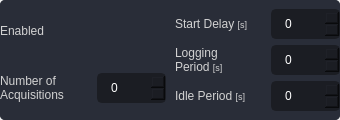
<?xml version="1.0" encoding="UTF-8"?>
<ui version="4.0">
 <class>widget_auto_mode</class>
 <widget class="QWidget" name="widget_auto_mode">
  <property name="geometry">
   <rect>
    <x>0</x>
    <y>0</y>
    <width>340</width>
    <height>120</height>
   </rect>
  </property>
  <property name="minimumSize">
   <size>
    <width>0</width>
    <height>0</height>
   </size>
  </property>
  <property name="windowTitle">
   <string>Form</string>
  </property>
  <property name="styleSheet">
   <string notr="true">color: rgb(210, 210, 210);</string>
  </property>
  <layout class="QVBoxLayout" name="verticalLayout">
   <property name="spacing">
    <number>0</number>
   </property>
   <property name="leftMargin">
    <number>0</number>
   </property>
   <property name="topMargin">
    <number>0</number>
   </property>
   <property name="rightMargin">
    <number>0</number>
   </property>
   <property name="bottomMargin">
    <number>0</number>
   </property>
   <item>
    <widget class="QFrame" name="frame_auto_mode">
     <property name="sizePolicy">
      <sizepolicy hsizetype="Preferred" vsizetype="Preferred">
       <horstretch>0</horstretch>
       <verstretch>0</verstretch>
      </sizepolicy>
     </property>
     <property name="minimumSize">
      <size>
       <width>0</width>
       <height>120</height>
      </size>
     </property>
     <property name="maximumSize">
      <size>
       <width>16777215</width>
       <height>120</height>
      </size>
     </property>
     <property name="styleSheet">
      <string notr="true">background-color: rgb(41, 45, 56);
border-radius: 5px;
</string>
     </property>
     <property name="frameShape">
      <enum>QFrame::NoFrame</enum>
     </property>
     <property name="frameShadow">
      <enum>QFrame::Raised</enum>
     </property>
     <layout class="QVBoxLayout" name="verticalLayout_2">
      <property name="leftMargin">
       <number>0</number>
      </property>
      <property name="topMargin">
       <number>0</number>
      </property>
      <property name="rightMargin">
       <number>0</number>
      </property>
      <property name="bottomMargin">
       <number>0</number>
      </property>
      <item>
       <widget class="QFrame" name="frame_contents">
        <property name="enabled">
         <bool>true</bool>
        </property>
        <property name="minimumSize">
         <size>
          <width>0</width>
          <height>0</height>
         </size>
        </property>
        <property name="cursor">
         <cursorShape>ArrowCursor</cursorShape>
        </property>
        <property name="styleSheet">
         <string notr="true">QSpinBox {
    color: rgb(255,255,255);
    background-color: rgb(27, 29, 35);
    border-radius: 5px;
    border: 2px solid rgb(27, 29, 35);
    padding-left: 10px;
}
QSpinBox:hover {
    border: 2px solid rgb(58, 66, 81);
}
QSpinBox:focus {
    border: 2px solid rgb(91, 101, 124);
}
QSpinBox:disabled {
    color: rgb(60,60,60);
	border: 2px solid rgb(32, 32, 32);
}</string>
        </property>
        <property name="frameShadow">
         <enum>QFrame::Raised</enum>
        </property>
        <layout class="QHBoxLayout" name="horizontalLayout_4">
         <property name="spacing">
          <number>9</number>
         </property>
         <property name="leftMargin">
          <number>0</number>
         </property>
         <property name="topMargin">
          <number>6</number>
         </property>
         <property name="rightMargin">
          <number>0</number>
         </property>
         <property name="bottomMargin">
          <number>6</number>
         </property>
         <item>
          <widget class="QFrame" name="frame_auto_mode_1">
           <property name="frameShape">
            <enum>QFrame::StyledPanel</enum>
           </property>
           <property name="frameShadow">
            <enum>QFrame::Raised</enum>
           </property>
           <layout class="QVBoxLayout" name="verticalLayout_12">
            <property name="leftMargin">
             <number>0</number>
            </property>
            <property name="topMargin">
             <number>0</number>
            </property>
            <property name="rightMargin">
             <number>0</number>
            </property>
            <property name="bottomMargin">
             <number>0</number>
            </property>
            <item>
             <widget class="QFrame" name="frame_enabled">
              <property name="frameShape">
               <enum>QFrame::StyledPanel</enum>
              </property>
              <property name="frameShadow">
               <enum>QFrame::Raised</enum>
              </property>
              <layout class="QHBoxLayout" name="horizontalLayout_16">
               <property name="spacing">
                <number>9</number>
               </property>
               <property name="leftMargin">
                <number>0</number>
               </property>
               <property name="rightMargin">
                <number>0</number>
               </property>
               <item>
                <widget class="QLabel" name="nof_acq_label_2">
                 <property name="text">
                  <string>&lt;html&gt;&lt;head/&gt;&lt;body&gt;&lt;p&gt;Enabled&lt;/p&gt;&lt;/body&gt;&lt;/html&gt;</string>
                 </property>
                 <property name="textFormat">
                  <enum>Qt::MarkdownText</enum>
                 </property>
                </widget>
               </item>
              </layout>
             </widget>
            </item>
            <item>
             <widget class="QFrame" name="frame_nof_acq">
              <property name="frameShape">
               <enum>QFrame::StyledPanel</enum>
              </property>
              <property name="frameShadow">
               <enum>QFrame::Raised</enum>
              </property>
              <layout class="QHBoxLayout" name="horizontalLayout_15">
               <property name="spacing">
                <number>12</number>
               </property>
               <property name="leftMargin">
                <number>0</number>
               </property>
               <property name="rightMargin">
                <number>0</number>
               </property>
               <item>
                <widget class="QLabel" name="nof_acq_label">
                 <property name="text">
                  <string>&lt;html&gt;&lt;head/&gt;&lt;body&gt;&lt;p&gt;Number of&lt;br/&gt;Acquisitions&lt;/p&gt;&lt;/body&gt;&lt;/html&gt;</string>
                 </property>
                 <property name="textFormat">
                  <enum>Qt::MarkdownText</enum>
                 </property>
                </widget>
               </item>
               <item>
                <widget class="QLabel" name="nof_acq_info">
                 <property name="text">
                  <string/>
                 </property>
                 <property name="pixmap">
                  <pixmap resource="../../../st_dtdl_gui/UI/resources.qrc">:/icons/icons/outline_info_white_18dp.png</pixmap>
                 </property>
                </widget>
               </item>
               <item>
                <widget class="QSpinBox" name="nof_acq_value">
                 <property name="enabled">
                  <bool>true</bool>
                 </property>
                 <property name="sizePolicy">
                  <sizepolicy hsizetype="Fixed" vsizetype="Fixed">
                   <horstretch>0</horstretch>
                   <verstretch>0</verstretch>
                  </sizepolicy>
                 </property>
                 <property name="minimumSize">
                  <size>
                   <width>60</width>
                   <height>30</height>
                  </size>
                 </property>
                 <property name="styleSheet">
                  <string notr="true"/>
                 </property>
                 <property name="maximum">
                  <number>10000</number>
                 </property>
                 <property name="stepType">
                  <enum>QAbstractSpinBox::AdaptiveDecimalStepType</enum>
                 </property>
                </widget>
               </item>
              </layout>
             </widget>
            </item>
           </layout>
          </widget>
         </item>
         <item>
          <widget class="QFrame" name="frame_auto_mode_2">
           <property name="frameShape">
            <enum>QFrame::StyledPanel</enum>
           </property>
           <property name="frameShadow">
            <enum>QFrame::Raised</enum>
           </property>
           <layout class="QVBoxLayout" name="verticalLayout_7">
            <property name="spacing">
             <number>0</number>
            </property>
            <property name="leftMargin">
             <number>0</number>
            </property>
            <property name="topMargin">
             <number>0</number>
            </property>
            <property name="rightMargin">
             <number>0</number>
            </property>
            <property name="bottomMargin">
             <number>0</number>
            </property>
            <item>
             <widget class="QFrame" name="frame_start_delay">
              <property name="frameShape">
               <enum>QFrame::StyledPanel</enum>
              </property>
              <property name="frameShadow">
               <enum>QFrame::Raised</enum>
              </property>
              <layout class="QHBoxLayout" name="horizontalLayout_2">
               <property name="spacing">
                <number>6</number>
               </property>
               <property name="leftMargin">
                <number>0</number>
               </property>
               <property name="topMargin">
                <number>0</number>
               </property>
               <property name="rightMargin">
                <number>0</number>
               </property>
               <property name="bottomMargin">
                <number>0</number>
               </property>
               <item>
                <widget class="QLabel" name="start_delay_label">
                 <property name="text">
                  <string>&lt;html&gt;&lt;head/&gt;&lt;body&gt;&lt;p&gt;Start Delay &lt;span style=&quot; font-size:7pt;&quot;&gt;[s]&lt;/span&gt;&lt;/p&gt;&lt;/body&gt;&lt;/html&gt;</string>
                 </property>
                 <property name="textFormat">
                  <enum>Qt::MarkdownText</enum>
                 </property>
                </widget>
               </item>
               <item alignment="Qt::AlignRight">
                <widget class="QLabel" name="start_delay_info">
                 <property name="text">
                  <string/>
                 </property>
                 <property name="pixmap">
                  <pixmap resource="../../../st_dtdl_gui/UI/resources.qrc">:/icons/icons/outline_info_white_18dp.png</pixmap>
                 </property>
                </widget>
               </item>
               <item>
                <widget class="QSpinBox" name="start_delay_value">
                 <property name="enabled">
                  <bool>true</bool>
                 </property>
                 <property name="sizePolicy">
                  <sizepolicy hsizetype="Fixed" vsizetype="Fixed">
                   <horstretch>0</horstretch>
                   <verstretch>0</verstretch>
                  </sizepolicy>
                 </property>
                 <property name="minimumSize">
                  <size>
                   <width>65</width>
                   <height>30</height>
                  </size>
                 </property>
                 <property name="styleSheet">
                  <string notr="true"/>
                 </property>
                 <property name="maximum">
                  <number>10000</number>
                 </property>
                 <property name="stepType">
                  <enum>QAbstractSpinBox::AdaptiveDecimalStepType</enum>
                 </property>
                </widget>
               </item>
              </layout>
             </widget>
            </item>
            <item>
             <widget class="QFrame" name="frame_log_period">
              <property name="frameShape">
               <enum>QFrame::StyledPanel</enum>
              </property>
              <property name="frameShadow">
               <enum>QFrame::Raised</enum>
              </property>
              <layout class="QHBoxLayout" name="horizontalLayout_19">
               <property name="spacing">
                <number>6</number>
               </property>
               <property name="leftMargin">
                <number>0</number>
               </property>
               <property name="topMargin">
                <number>0</number>
               </property>
               <property name="rightMargin">
                <number>0</number>
               </property>
               <property name="bottomMargin">
                <number>0</number>
               </property>
               <item>
                <widget class="QLabel" name="log_period_label">
                 <property name="text">
                  <string>&lt;html&gt;&lt;head/&gt;&lt;body&gt;&lt;p&gt;Logging&lt;br/&gt;Period &lt;span style=&quot; font-size:7pt;&quot;&gt;[s]&lt;/span&gt;&lt;/p&gt;&lt;/body&gt;&lt;/html&gt;</string>
                 </property>
                 <property name="textFormat">
                  <enum>Qt::MarkdownText</enum>
                 </property>
                </widget>
               </item>
               <item alignment="Qt::AlignRight">
                <widget class="QLabel" name="log_period_info">
                 <property name="text">
                  <string/>
                 </property>
                 <property name="pixmap">
                  <pixmap resource="../../../st_dtdl_gui/UI/resources.qrc">:/icons/icons/outline_info_white_18dp.png</pixmap>
                 </property>
                </widget>
               </item>
               <item>
                <widget class="QSpinBox" name="log_period_value">
                 <property name="enabled">
                  <bool>true</bool>
                 </property>
                 <property name="sizePolicy">
                  <sizepolicy hsizetype="Fixed" vsizetype="Fixed">
                   <horstretch>0</horstretch>
                   <verstretch>0</verstretch>
                  </sizepolicy>
                 </property>
                 <property name="minimumSize">
                  <size>
                   <width>65</width>
                   <height>30</height>
                  </size>
                 </property>
                 <property name="styleSheet">
                  <string notr="true"/>
                 </property>
                 <property name="maximum">
                  <number>10000</number>
                 </property>
                 <property name="stepType">
                  <enum>QAbstractSpinBox::AdaptiveDecimalStepType</enum>
                 </property>
                </widget>
               </item>
              </layout>
             </widget>
            </item>
            <item>
             <widget class="QFrame" name="frame_idle_period">
              <property name="frameShape">
               <enum>QFrame::StyledPanel</enum>
              </property>
              <property name="frameShadow">
               <enum>QFrame::Raised</enum>
              </property>
              <layout class="QHBoxLayout" name="horizontalLayout_13">
               <property name="spacing">
                <number>6</number>
               </property>
               <property name="leftMargin">
                <number>0</number>
               </property>
               <property name="topMargin">
                <number>0</number>
               </property>
               <property name="rightMargin">
                <number>0</number>
               </property>
               <property name="bottomMargin">
                <number>0</number>
               </property>
               <item>
                <widget class="QLabel" name="idle_period_label">
                 <property name="text">
                  <string>&lt;html&gt;&lt;head/&gt;&lt;body&gt;&lt;p&gt;Idle Period &lt;span style=&quot; font-size:7pt;&quot;&gt;[s]&lt;/span&gt;&lt;/p&gt;&lt;/body&gt;&lt;/html&gt;</string>
                 </property>
                 <property name="textFormat">
                  <enum>Qt::MarkdownText</enum>
                 </property>
                </widget>
               </item>
               <item>
                <widget class="QLabel" name="idle_period_info">
                 <property name="text">
                  <string/>
                 </property>
                 <property name="pixmap">
                  <pixmap resource="../../../st_dtdl_gui/UI/resources.qrc">:/icons/icons/outline_info_white_18dp.png</pixmap>
                 </property>
                </widget>
               </item>
               <item>
                <widget class="QSpinBox" name="idle_period_value">
                 <property name="enabled">
                  <bool>true</bool>
                 </property>
                 <property name="sizePolicy">
                  <sizepolicy hsizetype="Fixed" vsizetype="Fixed">
                   <horstretch>0</horstretch>
                   <verstretch>0</verstretch>
                  </sizepolicy>
                 </property>
                 <property name="minimumSize">
                  <size>
                   <width>65</width>
                   <height>30</height>
                  </size>
                 </property>
                 <property name="styleSheet">
                  <string notr="true"/>
                 </property>
                 <property name="maximum">
                  <number>10000</number>
                 </property>
                 <property name="stepType">
                  <enum>QAbstractSpinBox::AdaptiveDecimalStepType</enum>
                 </property>
                </widget>
               </item>
              </layout>
             </widget>
            </item>
           </layout>
          </widget>
         </item>
        </layout>
       </widget>
      </item>
     </layout>
    </widget>
   </item>
  </layout>
 </widget>
 <resources>
  <include location="../../../st_dtdl_gui/UI/resources.qrc"/>
 </resources>
 <connections/>
</ui>
